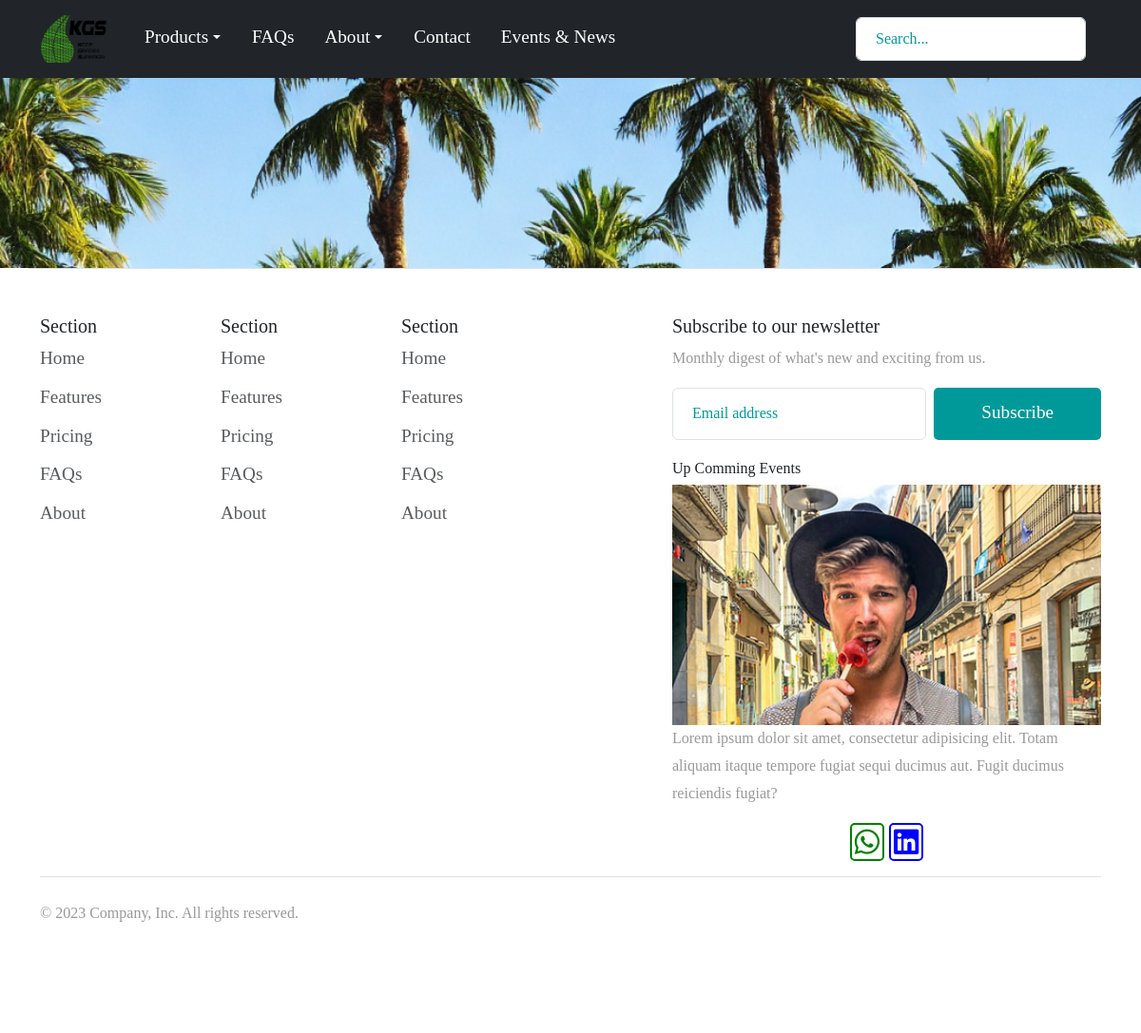
The app's page /Events_News/, older data.
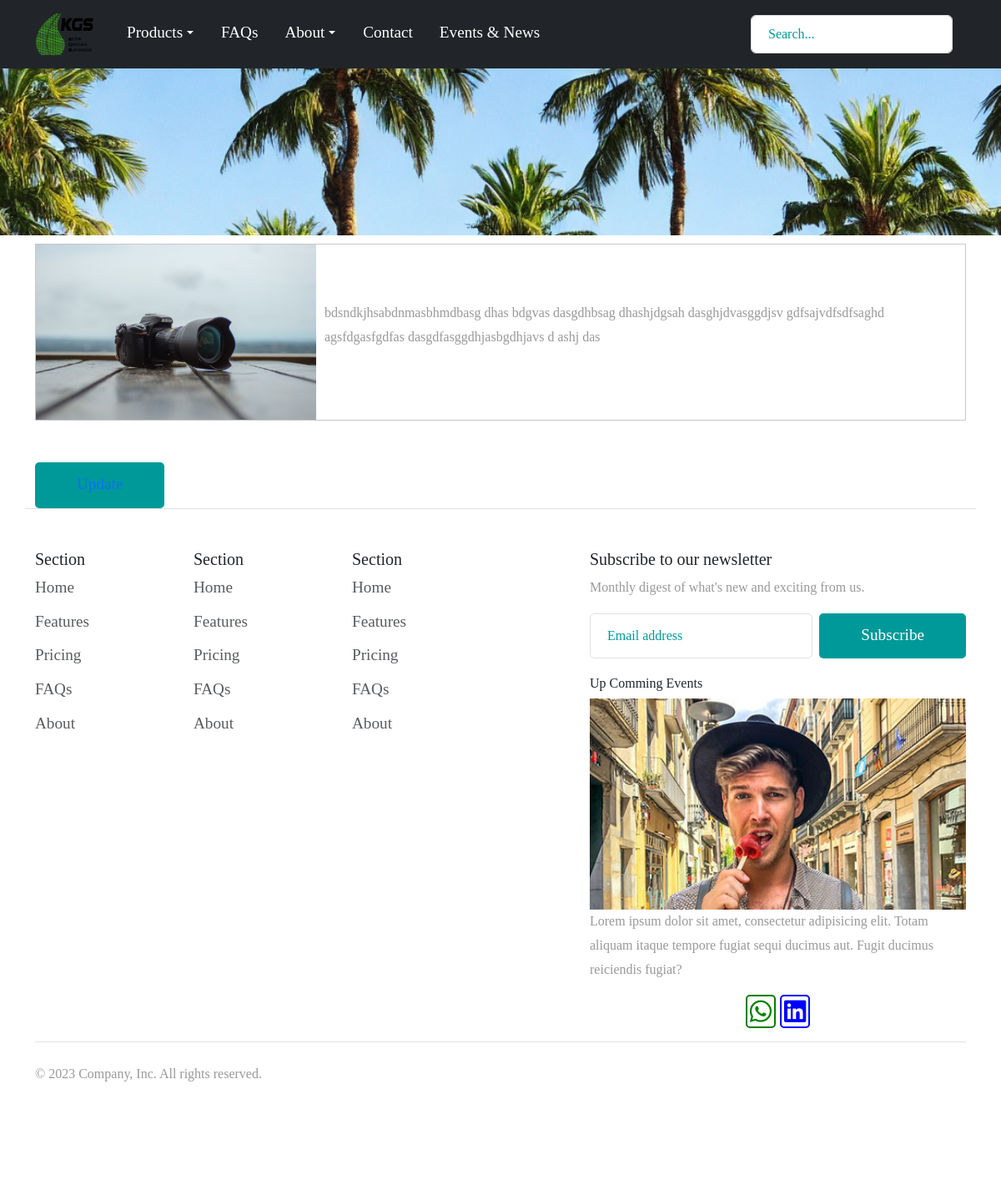
The same page, newer data.
### enapp/models.py (models this page shows, shortened)
class Event(models.Model):
    title=models.CharField(max_length=500)
    description=models.TextField(max_length=1000)
    image=models.ImageField(upload_to="mediafiles/event/images")
    date=models.DateField(blank=True,null=True)
    voice=models.FileField(upload_to="mediafiles/event/voices",blank=True)
    attachment=models.FileField(upload_to="mediafiles/event/attachments", blank=True)

### enapp/views.py (the view)
# urls.py: path('Events_News/',views.Event_News,name="E_N"),
def Event_News(request):
    events=Event.objects.all()
    return render(request,"Event_News.html",{
        "events":events
    })

### enapp/templates/Event_News.html (shortened to what this page needs)
{% extends 'baseEn.html' %} {% load static %} {% block content %}
<link rel="stylesheet" href="{% static 'css/Event_News.css' %}" />
<div class="tm-hero"></div>
<div class="container">
  {% for event in events %}
  <a class="seeLink" href="{% url 'seeEventNews' event.pk %}">
    <div class="content little-zooom">
      <div class="img-container">
        <img class="img" src="{{event.image.url}}" alt="" />
      </div>
      <div class="discription">
        <p>{{event.description}}</p>
      </div>
    </div>
  </a>
  <button type="button" class="btn btn-primary">
    <a href="{% url 'update-event' event.pk %}">Update</a>
  </button>
  {% endfor %}
</div>
{% endblock %}

Row changes from the older to the newer data that the page shows:
added Event: image (picture), description "bdsndkjhsabdnmasbhmdbasg dhas bdgvas dasgdhbsag dhashjdgsah dasghjdvasggdjsv gdfsajvdfsdfsaghd agsfdgasfgdfas dasgdfasggdhjasbgdhjavs d ashj das"
